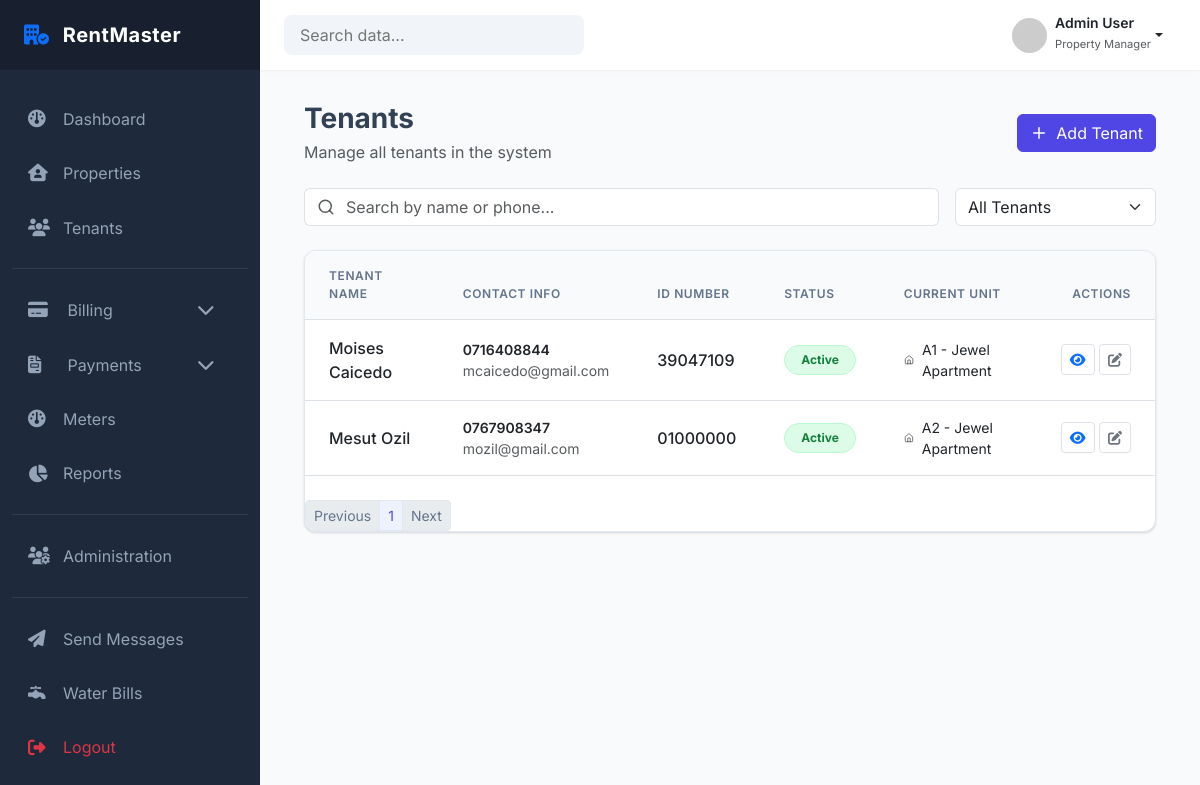
The app's page /tenants (signed in), older data.
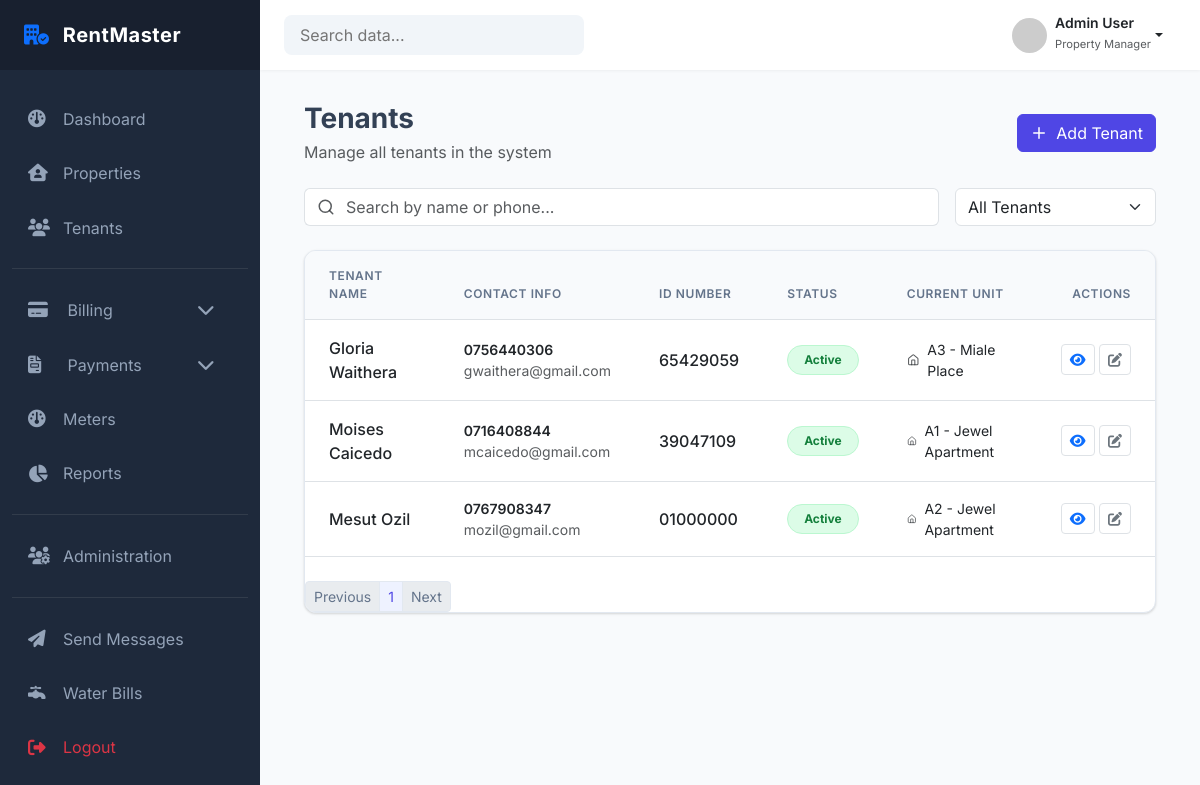
The same page, newer data.
### tenants/models.py (models this page shows, shortened)
class Tenant(models.Model):
    first_name = models.CharField(max_length=100)
    last_name = models.CharField(max_length=100)
    landlord = models.ForeignKey(
        settings.AUTH_USER_MODEL,
        on_delete=models.PROTECT,
        limit_choices_to={"role": "LANDLORD"},
        related_name="tenants"
    )
    phone_number = models.CharField(max_length=20)
    email = models.EmailField(blank=True)
    id_number = models.CharField(max_length=50)
    date_of_birth = models.DateField(null=True, blank=True)
    is_active = models.BooleanField(default=True)
    created_at = models.DateTimeField(auto_now_add=True)
    created_by = models.ForeignKey(
        settings.AUTH_USER_MODEL,
        on_delete=models.PROTECT
    )
    class Meta:
        constraints = [
            UniqueConstraint(
                fields=["id_number", "landlord"],
                name="unique_id_per_landlord"
            ),
            UniqueConstraint(
                fields=["phone_number", "landlord"],
                name="unique_phone_per_landlord"
            )
        ]

### tenants/views.py (the view)
# urls.py: path('', views.tenant_list_view, name='tenant_list'),
def tenant_list_view(request):
    search_query = request.GET.get("q")
    status = request.GET.get("status")
    page_number = request.GET.get("page")
    tenants_qs = get_tenants_for_user(
        user=request.user,
        search_query=search_query,
        status=status
    )
    paginator = Paginator(tenants_qs, 10) # 10 per page
    page_obj = paginator.get_page(page_number)
    context = {
        "tenants": page_obj,
        "page_obj": page_obj,
    }
    if request.headers.get("HX-Request"):
        return render(request, "tenants/partials/tenant_table_rows.html", context)
    return render(request, "tenants/tenant_list.html", context)

### templates/tenants/tenant_list.html (shortened to what this page needs)
{% extends 'dashboard/base_dashboard.html' %}
{% load static %}
{% block extra_css %}
<link rel="stylesheet" href="{% static 'tenants/css/tenant_list.css' %}">
{% endblock %}
{% block content %}
<div class="container">
    <div class="row align-items-center mb-4">
    <div class="col-md-8">
        <h1 class="h3 fw-bold mb-1">Tenants</h1>
        <p class="text-muted mb-0">Manage all tenants in the system</p>
    </div>
    <div class="col-md-4 text-md-end mt-3 mt-md-0">
        <a href="{% url 'tenants:add_tenant' %}" class="btn btn-primary d-inline-flex align-items-center">
        <i
            data-lucide="plus"
            class="me-2"
            style="width: 18px; height: 18px"
        ></i>
        Add Tenant
        </a>
    </div>
    </div>
    <div class="row g-3 mb-4">
    <div class="col-md-9">
        <div class="input-group">
        <span class="input-group-text bg-white border-end-0">
            <i
            data-lucide="search"
            class="text-muted"
            style="width: 18px; height: 18px"
            ></i>
        </span>
        <input
            type="text"
            name="q"
            class="form-control border-start-0 ps-0"
            placeholder="Search by name or phone..."
            hx-get="{% url 'tenants:tenant_list' %}"
            hx-trigger="keyup changed delay:500ms"
            hx-target="#tenant-list-container"
            hx-swap="innerHTML"
            hx-include="[name='status']"
        />
        </div>
    </div>
    <div class="col-md-3">
        <select
        class="form-select"
        name="status"
        hx-get="{% url 'tenants:tenant_list' %}"
        hx-trigger="change"
        hx-target="#tenant-list-container"
        hx-swap="innerHTML"
        hx-include="[name='q']"
        >
            <option value="" selected>All Tenants</option>
        </select>
    </div>
    </div>
    <div class="card overflow-hidden" id="tenant-list-container">
        {% include "tenants/partials/tenant_table_rows.html" %}
    </div>
</div>
{% endblock %}

### templates/tenants/partials/tenant_table_rows.html (shortened to what the changed rows need)
<div class="table-responsive">
    <table class="table table-hover align-middle mb-0">
        <thead>
            <tr>
                <th class="px-4 py-3">Tenant Name</th>
                <th class="px-4 py-3">Contact Info</th>
                <th class="px-4 py-3">ID Number</th>
                <th class="px-4 py-3">Status</th>
                <th class="px-4 py-3">Current Unit</th>
                <th class="px-4 py-3 text-end">Actions</th>
            </tr>
        </thead>
        <tbody>
            {% for tenant in tenants %}
            <tr>
                <td class="px-4 py-3 fw-medium">{{ tenant.first_name }} {{ tenant.last_name }}</td>
                <td class="px-4 py-3">
                    <div class="small fw-semibold">{{ tenant.phone_number }}</div>
                    <div class="small text-muted">{{ tenant.email }}</div>
                </td>
                <td class="px-4 py-3 fw-medium">{{ tenant.id_number }}</td>
                <td class="px-4 py-3">
                    {% if tenant.has_active_tenancy %}
                    <span class="badge badge-active rounded-pill px-3 py-2"
                    >Active</span
                    >
                    {% else %}
                    <span class="badge badge-inactive rounded-pill px-3 py-2"
                    >Inactive</span
                    >
                    {% endif %}
                </td>
                <td class="px-4 py-3">
                    {% if tenant.current_unit_name %}
                    <div class="d-flex align-items-center small">
                    <i
                        data-lucide="home"
                        class="me-2 text-muted"
                        style="width: 14px; height: 14px"
                    ></i>
                    {{ tenant.current_unit_name }} - {{ tenant.current_property_name }}
                    </div>
                    {% else %}
                    <span class="text-muted">Not Assigned</span>
                    {% endif %}
                </td>
                <td class="pe-4 text-end">
                    <a href="#" class="btn btn-sm btn-white border text-primary" title="View">
                        <i class="fa-solid fa-eye"></i>
                    </a>
                    <a href="{% url 'tenants:edit_tenant' tenant.id %}" class="btn btn-sm btn-white border text-secondary" title="Edit">
                        <i class="fa-solid fa-pen-to-square"></i>
                    </a>
                </td>
            </tr>
            {% endfor %}
        </tbody>
    </table>
</div>
<div class="d-flex flex-column flex-md-row justify-content-between align-items-center mt-4">
    <nav>
        <ul class="pagination pagination-sm mb-0">
            {% for num in page_obj.paginator.page_range %}
                <li class="page-item {% if page_obj.number == num %}active{% endif %}">
                    <a
                        class="page-link"
                        hx-get="?page={{ num }}"
                        hx-target="#tenant-list-container"
                        hx-swap="innerHTML"
                        hx-include="[name='q'], [name='status']"
                    >
                        {{ num }}
                    </a>
                </li>
            {% endfor %}
        </ul>
    </nav>
</div>

Row changes from the older to the newer data that the page shows:
added Tenant: first_name "Gloria", last_name "Waithera", phone_number "0756440306", email "gwaithera@gmail.com", id_number "65429059", shows "Active", current_unit_name "A3", current_property_name "Miale Place"
